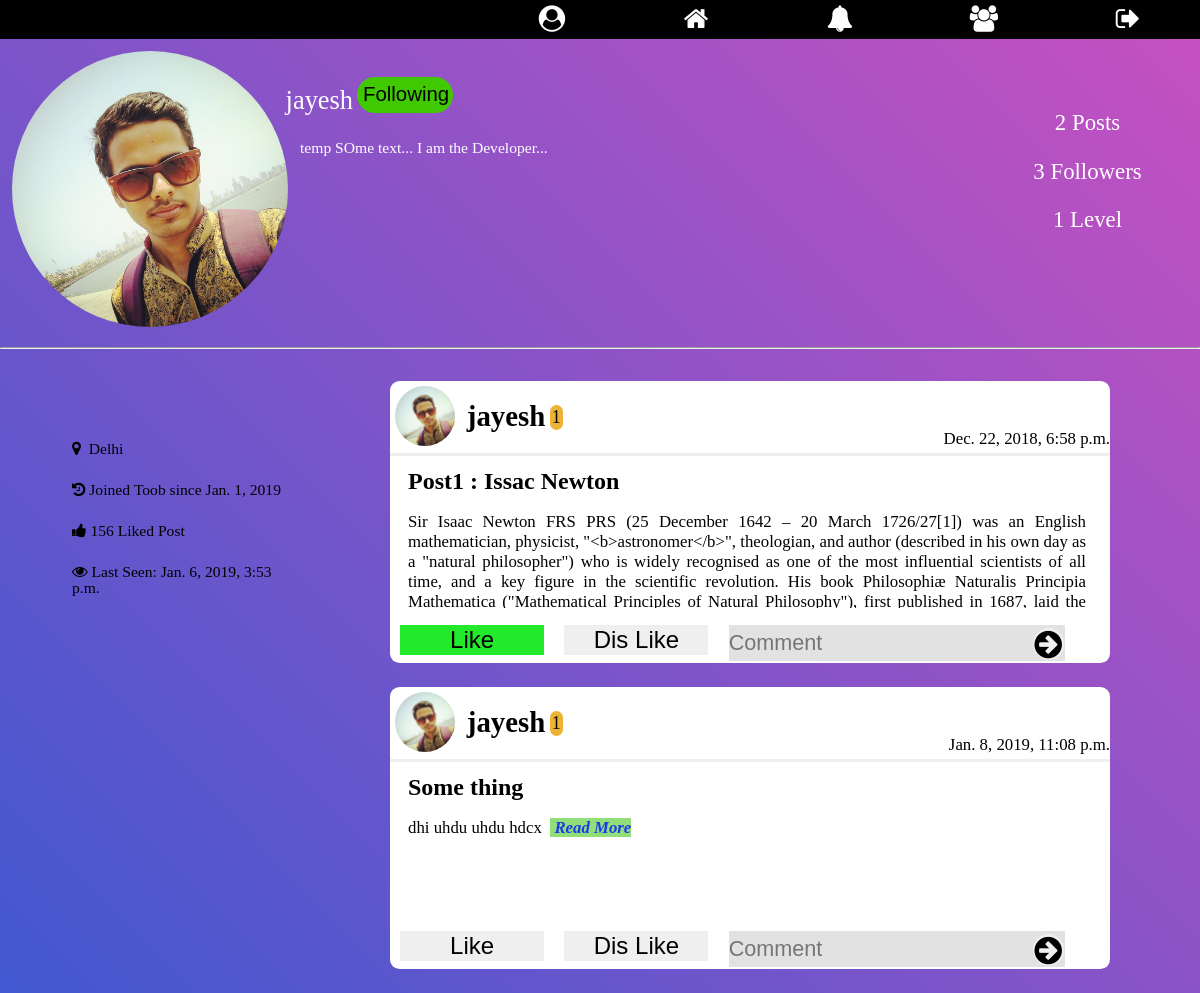
Before: /profile/2/ (signed in) with the older database file.
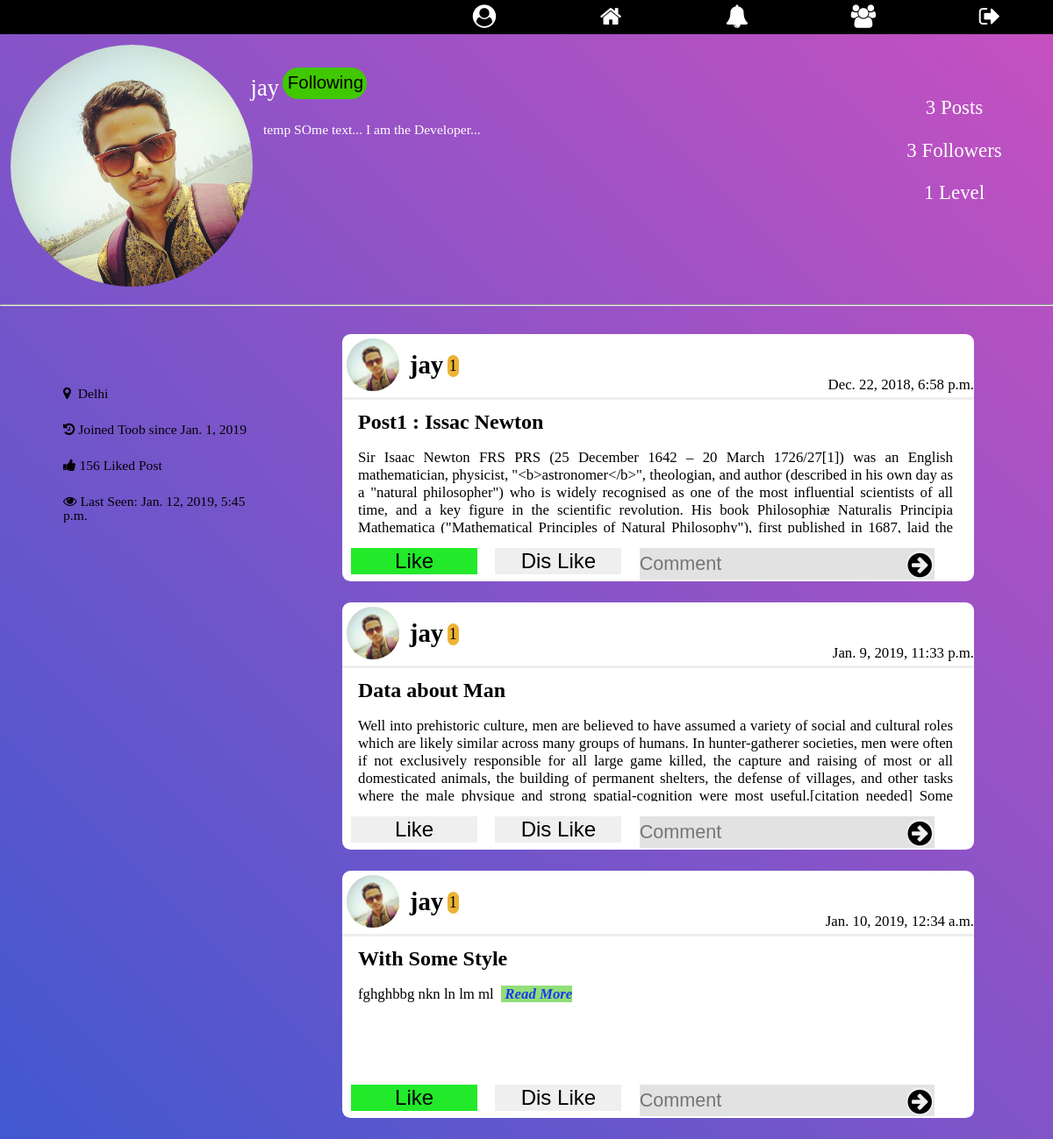
After: the same page with the newer database file.
### signup/models.py (models this page shows)
class Profile(models.Model):
    user = models.OneToOneField(User, on_delete=models.CASCADE)
    gender = models.CharField(max_length=10, blank=True)
    city = models.CharField(max_length=30, blank=True)
    date_of_birth = models.DateField(null=True, blank=True)
    level = models.IntegerField(default=1, editable=False)
    bio = models.TextField(max_length=410, default='Edit Bio')
    profile_pic = models.ImageField(
        blank=True,
        help_text="Select Your Profile Image",
    )
    date_of_joining = models.DateTimeField(editable=False,
                                           default=timezone.now)
    follows = models.ManyToManyField('Profile', null=True)
    def __str__(self):
        return str(self.user)

### home/models.py (models this page shows, shortened)
class Posts(models.Model):
    choices = (
        ("1", ("Question")),
        ("2", ("Creative Idea")),
        ("3", ("Innovation")),
        ("4", ("Nightmare")),
        ("5", ("Thought"))
    )
    title = models.CharField(max_length=250, blank=False)
    content = models.TextField(max_length=15000,
                               help_text="Write Your thought here...")
    creation_time = models.DateTimeField(auto_now_add=True, editable=False)
    likes = models.ManyToManyField(User, blank=True, related_name='likes')
    dis_likes = models.ManyToManyField(User, blank=True,
                                       related_name='dis_likes')
    image = models.ImageField(blank=True,
                              help_text="Use Image for Impowring your Thought")
    last_modified = models.DateTimeField(auto_now=True, editable=False)
    user_profile = models.ForeignKey(Profile, on_delete=models.CASCADE)
    trending_ratio = models.FloatField(default=1)
    type = models.CharField(max_length=50, choices=choices)
    tags = models.CharField(max_length=250)
    views = models.ManyToManyField(User, blank=True)

### signup/views.py (the view)
# urls.py: url(r'^(?P<user_id>[0-9]+)/$', views.profile, name='profile'),
def profile(request, user_id):
    print("Inside Profile page...")
    user_profile = get_object_or_404(Profile, id=user_id)
    logged_in_user_profile = get_object_or_404(Profile,
                                               user=request.user.id)
    user_post = Posts.objects.all().filter(user_profile=user_id)
    following = Profile.objects.all().filter(follows=user_profile.id)
    context = {
        'logged_in_user_profile': logged_in_user_profile,
        'user_profile': user_profile,
        'user_post': user_post,
        'following': following
    }
    return render(request, 'profile.html', context)

### signup/templates/profile.html (shortened to what this page needs)
{% extends 'base.html' %}
{% block content %}
  {% load static %}
  <link rel="stylesheet" href="{% static 'signup/profile_style.css' %}">
  <div class="user-info">
    {% if user_profile.profile_pic %}
      <img src="{{ user_profile.profile_pic.url }}" class="profile-pic" alt="Image not found">
    {% else %}
      <img src="{% static 'toob/images/default-profile.png' %}" class="profile-pic" alt="Image not found">
    {% endif %}
    <div class="bio"><p>
      {{ user_profile.bio }}
    </p></div>
    <div class="above-bio">
      <span class="user-name">{{ user_profile.user.username }}</span>
      {% if user_profile.user.username != request.user.username %}
        {% include 'follow_section.html' %}
      {% else %}
        <a href="/profile/edit" id="edit_profile">Edit Profile</a><br>
      {% endif %}
    </div>
    <div class="side-details" >
      <p class="side-data" align="center"><span >{{ user_post|length }}</span> Posts <br></p>
      <p class="side-data" align="center"><span> {{ following|length }} </span> Followers</p>
      <p class="side-data" align="center"><span>{{ user_profile.level }}</span> Level</p>
    </div>
  </div>
  <hr>
  <div class="user-extra">
    <div class="user-technical">
      <div class="data-box">
        <span class="data fa fa-map-marker">&nbsp;&nbsp;{{ user_profile.city }}</span><br>
        <span class="data fa fa-history">&nbsp;Joined Toob since {{ user_profile.date_of_joining|date }}</span><br>
        <span class="data fa fa-thumbs-up">&nbsp;156 Liked Post</span><br>
        <span class="data fa fa-eye">&nbsp;Last Seen: {{ user_profile.user.last_login }}</span><br>
      </div>
    </div>
    <div class="user-posts">
      {% for post in user_post %}
      <div class="posts" id="post-1">
        <div class="post-header">
          {% if user_profile.profile_pic %}
            <img src="{{ user_profile.profile_pic.url }}" class="post-profile-pic" alt="Image not found">
          {% else %}
            <img src="{% static 'toob/images/default-profile.png' %}" class="post-profile-pic" alt="Image not found">
          {% endif %}
          <h3 class="post-user-name">{{ post.user_profile }}</h3><span class="level">{{ post.user_profile.level }}</span>
          <span class="date">{{ post.creation_time }}</span>
        </div>
        <h2 class="thought-title">{{ post.title }}</h2>
        <p class="content" id="{{ post.id }}" onclick="showWholeContent({{ post.id }})">
          {{ post.content|slice:":1300" }}<a class="read_more" href="/details/{{ post.id }}"><b> Read More</b></a>
        </p>
        <div class="post-footer">
          {% include 'like_section.html' %}
          {% include 'dis_like_section.html' %}
          <form action="target" class="comment-form">
            <input type="text" id="comment" name="comment" placeholder="Comment">
            <button type="submit" class="btn comment-submit">
              <i class="fa fa-arrow-circle-right fa-lg"></i>
            </button>
          </form>
        </div>
      </div>
      {% endfor %}
    </div>
  </div>
{% endblock %}

### templates/like_section.html (shortened to what this page needs)
<form id="like-form{{ post.id }}">
  <button type="submit" id="{{ post.id }}btn" name="like" value="{{ post.id }}" class="btn upvote">Like</button>
</form>

### templates/dis_like_section.html (shortened to what this page needs)
<form id="dis_like-form{{ post.id }}">
  <button type="submit" id="{{ post.id }}btn2" name="like" value="{{ post.id }}" class="btn upvote">Dis Like</button>
</form>

Changed rows visible on the page:
removed Posts: profile_pic (picture), user_profile "jayesh", user_profile.level "1", creation_time "Jan. 8, 2019, 11:08 p.m.", title "Some thing", content "dhi uhdu uhdu hdcx", {{ post.id }} 7 (drawn)
changed through a linked row, Profile "Delhi": user.username "jayesh" → "jay"; user.last_login "Jan. 6, 2019, 3:53 p.m." → "Jan. 12, 2019, 5:45 p.m."
changed Posts "Post1 : Issac Newton": user_profile "jayesh" → "jay"
added Posts: profile_pic (picture), user_profile "jay", user_profile.level "1", creation_time "Jan. 9, 2019, 11:33 p.m.", title "Data about Man", content "Well into prehistoric culture, men are believed to have assumed a variety of social and cultural roles which are likely similar across many groups of humans. In hunter-gatherer societies, men were often if not exclusively responsible for all large game killed, the capture and raising of most or all domesticated animals, the building of permanent shelters, the defense of villages, and other tasks where the male physique and strong spatial-cognition were most useful.[citation needed] Some…", {{ post.id }} 13 (drawn)
added Posts: profile_pic (picture), user_profile "jay", user_profile.level "1", creation_time "Jan. 10, 2019, 12:34 a.m.", title "With Some Style", content "fghghbbg nkn ln lm ml", {{ post.id }} 14 (drawn)
Other visible differences:
{{ user_post|length }}: "2" → "3"
